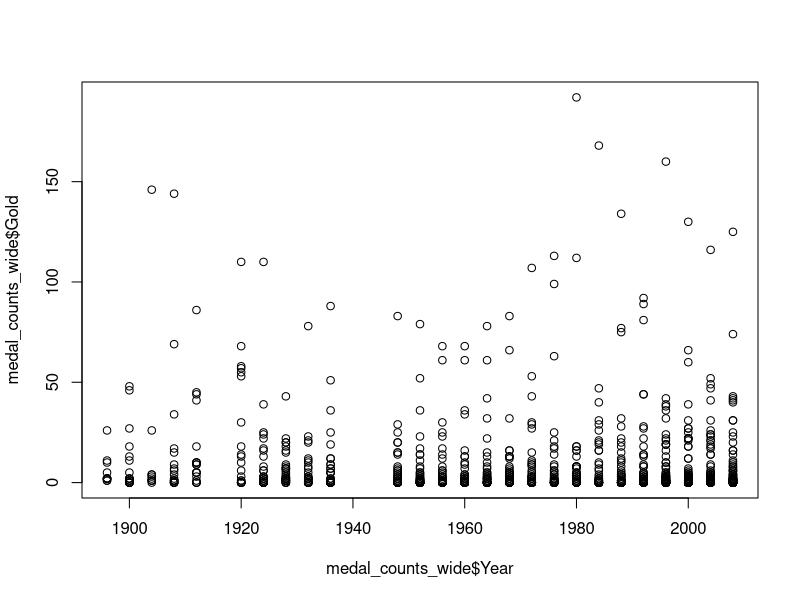
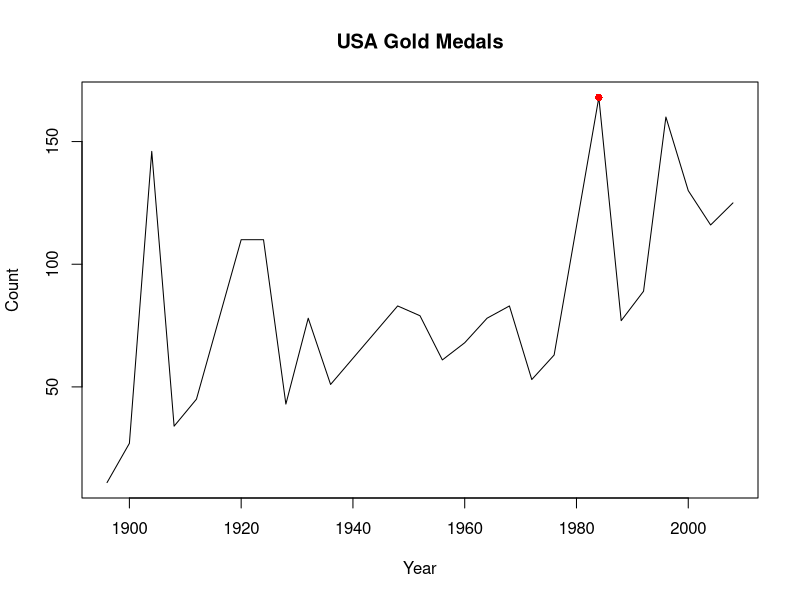
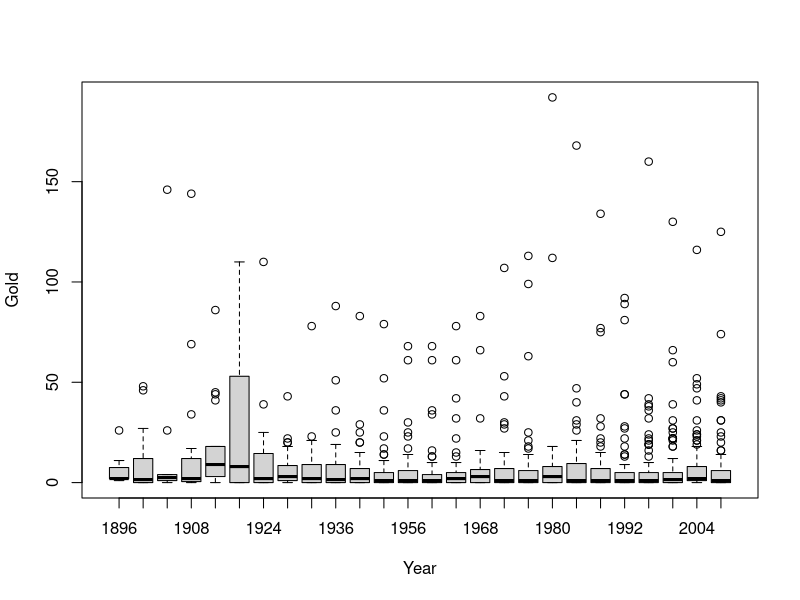
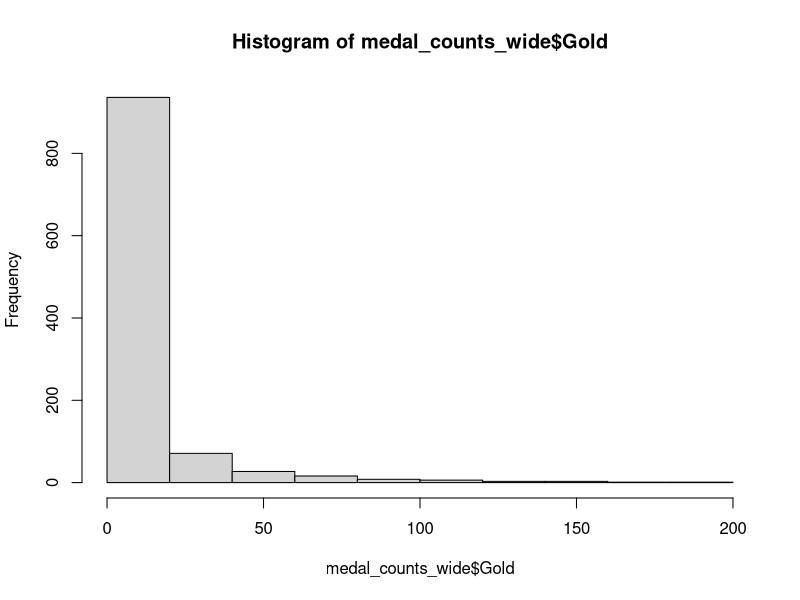
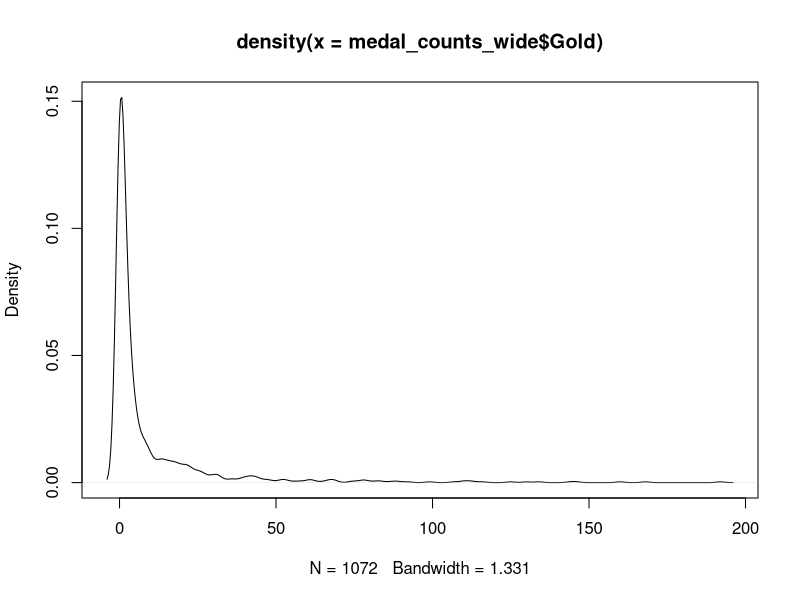
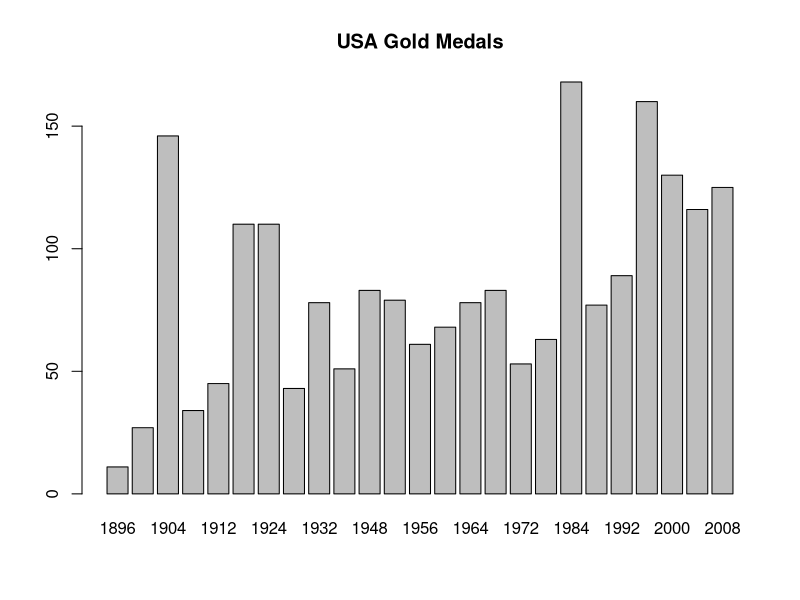
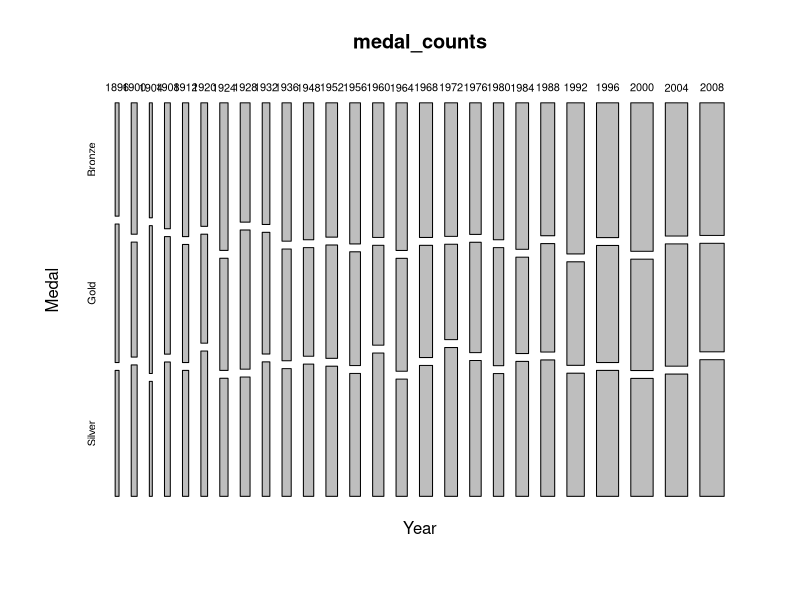
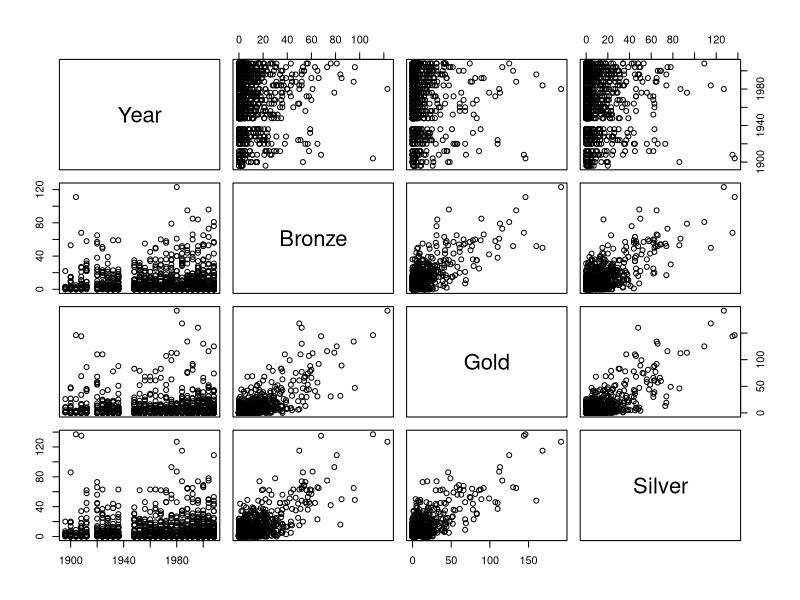

Reproduce these figures in R, in order. (Note: this script raises an error after producing the figures.)
## ---- chunk 1
# include any code here you don't want to show up in the document,
# e.g. package and dataset loading
library(dplyr)
library(tidyr)
library(ggplot2)
library(gridExtra)
library(reshape2)
if(!('modules' %in% unlist(strsplit(getwd(), split = '/')))) setwd('modules')
medals <- read.csv(file.path('..', 'data', 'all_medalists.csv'),
                   stringsAsFactors = FALSE)
## ---- chunk 2
head(medals)
# dplyr and tidyr refresher
medal_counts <- medals %>%
  group_by(Medal, Year, NOC) %>%
  summarise(count = n())
head(medal_counts)
## ---- chunk 3
medal_counts_wide <- medal_counts %>% spread(key = Medal, value = count) %>%
  ungroup() %>%
  mutate(Bronze = ifelse(is.na(Bronze), 0, Bronze)) %>%
  mutate(Silver = ifelse(is.na(Silver), 0, Silver)) %>%
  mutate(Gold = ifelse(is.na(Gold), 0, Gold))
head(medal_counts_wide)
## ---- chunk 4
usa_gold_medals <-  medal_counts %>%
  filter(Medal == "Gold") %>%
  filter(NOC == "USA")
## ---- chunk 5
plot(medal_counts_wide$Year, medal_counts_wide$Gold) # Basic
plot(usa_gold_medals$Year, usa_gold_medals$count, type = "l",
     main = "USA Gold Medals",
     xlab = "Year", ylab = "Count") # with updated parameters
points(x = 1984, y = usa_gold_medals$count[usa_gold_medals$Year == 1984],
       col = "red", pch = 16)
## ---- chunk 6
boxplot(Gold~Year, data = medal_counts_wide)
hist(medal_counts_wide$Gold)
plot(density(medal_counts_wide$Gold))
barplot(usa_gold_medals$count, width = 4, names.arg = usa_gold_medals$Year,
                               main = "USA Gold Medals")
mosaicplot(Year~Medal, medal_counts)
## ---- chunk 7
medal_lm <- lm(Gold ~ Bronze + Silver, data = medal_counts_wide)

# Calls plotting method for class of the dataset ("data.frame")
plot(medal_counts_wide %>% select(-NOC))

# Calls plotting method for class of medal_lm object ("lm"), print first two plots only
plot(medal_lm, which=1:2)
## ---- chunk 8
p <- ggplot(data = medal_counts_wide, aes(x = Year, y = Gold)) +
                 geom_point(color = "gold")
p
p + geom_point(aes(x = Year, y = Silver), color = "gray") + ylab("Medals")
## ---- chunk 9
ggplot(medal_counts_wide, aes(x = Year, y = Gold)) + geom_point() +
                          ggtitle("Gold Medal Counts")
ggplot(usa_gold_medals, aes(x = Year, y = count)) + geom_line() +
                        ggtitle("USA Gold Medals")

# Boxplots
ggplot(medal_counts_wide, aes(x = factor(Year), y = Gold)) +
                          geom_boxplot() + ggtitle("Gold Medal Counts")
# Histogram
ggplot(medal_counts_wide, aes(x = Gold)) + geom_histogram() +
                          ggtitle("Gold Medal Counts")
# Density plot
ggplot(medal_counts_wide, aes(x = Gold)) + geom_density() +
                          ggtitle("Gold Medal Counts")
# Bar chart
ggplot(usa_gold_medals, aes(x = Year, y = count)) + geom_bar(stat = "identity")
## ---- chunk 10
# This combines the subsetting and plotting into one step
medal_counts %>%
  filter(Medal == "Gold") %>%
  filter(NOC == "USA") %>%
  ggplot(aes(x = Year, y = count)) + geom_line()
## ---- chunk 11
usa_all_medals <- medal_counts %>%
  filter(NOC == "USA")

# ggplot2 call
ggplot(data = usa_all_medals, aes(x = Year, y = count)) +
            geom_line(aes(color = Medal))
## ---- chunk 12
usa_all_medals_untidy <- medal_counts_wide %>%
  filter(NOC == "USA")

# Base graphics call
plot(usa_all_medals_untidy$Year, usa_all_medals_untidy$Gold, col = "green",
                                 type = "l")
lines(usa_all_medals_untidy$Year, usa_all_medals_untidy$Silver, col = "blue")
lines(usa_all_medals_untidy$Year, usa_all_medals_untidy$Bronze, col = "red")
legend("right", legend = c("Gold", "Silver", "Bronze"),
                fill = c("green", "blue", "red"))
## ---- chunk 13
ggplot(data = usa_gold_medals, aes(x = count)) + geom_density() # ggplot2
## ---- chunk 14
ggplot(data = usa_gold_medals, aes(x = Year, y = count)) + geom_point() # ggplot2
## ---- chunk 15
ggplot(data = usa_gold_medals, aes(x = Year, y = count)) + geom_line() # ggplot2
## ---- chunk 16
# Create a dataframe of median number of gold medals by country
# note that the conversion to 'double' is because the median
# calculation had an error with 'count' is stored as integer
median_gold_medals <- medal_counts %>%
  filter(Medal == "Gold") %>%
  mutate(count = as.double(count)) %>%
  group_by(NOC) %>%
  summarise(med = median(count))

ggplot(data = median_gold_medals[1:15, ], aes(x = NOC, y = med)) +
            geom_bar(stat="identity") # ggplot2
## ---- chunk 17
# Notice that here, you must explicitly convert numeric years to factors
ggplot(data = medal_counts_wide, aes(x = factor(Year), y = Gold)) +
            geom_boxplot() # ggplot2
## ---- chunk 18
# Subset the data to North America countries for easier viewing
northern_hem <- medal_counts_wide %>%
  filter(NOC %in% c("USA",
                           "CAN", # Canada
                           "CUB", # Cuba
                           "MEX")) # Mexico

ggplot(data = northern_hem, aes(x = Year, y = Gold)) + geom_point() +
            facet_wrap(~NOC) # ggplot2
## ---- chunk 19
data(volcano) # Load volcano contour data
volcano[1:10, 1:10] # Examine volcano dataset (first 10 rows and columns)
volcano3d <- melt(volcano) # Use reshape2 package to melt the data into tidy form
head(volcano3d) # Examine volcano3d dataset (head)
names(volcano3d) <- c("xvar", "yvar", "zvar") # Rename volcano3d columns

ggplot(data = volcano3d, aes(x = xvar, y = yvar, z = zvar)) +
            geom_contour() # ggplot2
## ---- chunk 20
ggplot(data = volcano3d, aes(x = xvar, y = yvar, z = zvar)) +
            geom_tile(aes(fill = zvar)) # ggplot2
## ---- chunk 21
ggplot(data = usa_all_medals, aes(x = Year, y = count)) +
            geom_line(aes(color = Medal))
## ---- chunk 22
ggplot(data = usa_all_medals, aes(x = Year, y = count)) +
            geom_point(color = Medal)
ggplot(data = usa_all_medals, aes(x = Year, y = count)) +
            geom_point(color = "Medal")
ggplot(data = usa_all_medals, aes(x = Year, y = count)) +
            geom_point(color = "red")
## ---- chunk 23
ggplot(data = northern_hem, aes(x = Year, y = Gold)) +
            geom_line(aes(linetype = NOC))
ggplot(data = northern_hem, aes(x = Year, y = Gold)) +
            geom_point(aes(shape = NOC, color = NOC))
## ---- chunk 24
ggplot(data = northern_hem, aes(x = Year, y = Silver)) +
            geom_point(aes(color = Gold))
ggplot(data = northern_hem, aes(x = Year, y = Silver)) +
            geom_point(aes(size = Gold))
## ---- chunk 25
ggplot(data = northern_hem, aes(x = Year, y = Silver)) +
            geom_point(aes(size = Gold, color = NOC))
## ---- chunk 26
ggplot(data = usa_gold_medals, aes(x = Year, y = count)) + geom_point() +
  xlab(label = "Year") +
  ylab(label = "Number of Gold Medals Won") +
  ggtitle(label = "Cool Graph") # ggplot2
## ---- chunk 27
ggplot(data = usa_gold_medals, aes(x = Year, y = count)) +
            geom_point() # ggplot2
ggplot(data = usa_gold_medals, aes(x = Year, y = count)) +
            geom_point(size=3) # ggplot2
ggplot(data = usa_gold_medals, aes(x = Year, y = count)) +
            geom_point(size=1) # ggplot2
## ---- chunk 28
ggplot(data = usa_gold_medals, aes(x = Year, y = count)) +
            geom_point(color = colors()[11]) # ggplot2
ggplot(data = usa_gold_medals, aes(x = Year, y = count)) +
            geom_point(color = "red") # ggplot2
## ---- chunk 29
ggplot(data = usa_gold_medals, aes(x = Year, y = count)) +
            geom_point(shape = 3) # ggplot2
ggplot(data = usa_gold_medals, aes(x = Year, y = count)) +
            geom_point(shape = "w") # ggplot2
ggplot(data = usa_gold_medals, aes(x = Year, y = count)) +
            geom_point(shape = "$", size=5) # ggplot2
## ---- chunk 30
ggplot(data = usa_gold_medals, aes(x = Year, y = count)) +
            geom_line(linetype = 1) # ggplot2
ggplot(data = usa_gold_medals, aes(x = Year, y = count)) +
            geom_line(linetype = 2) # ggplot2
ggplot(data = usa_gold_medals, aes(x = Year, y = count)) +
            geom_line(linetype = 5, size = 2) # ggplot2
## ---- chunk 31
ggplot(data = usa_gold_medals, aes(x = Year, y = count)) + geom_point()

# Add linear model (lm) smoother
ggplot(data = usa_gold_medals, aes(x = Year, y = count)) + geom_point() +
  geom_smooth(method = "lm")

# Add local linear model (loess) smoother, span of 0.75 (more smoothed)
ggplot(data = usa_gold_medals, aes(x = Year, y = count)) + geom_point() +
  geom_smooth(method = "loess", span = .75)

# Add local linear model (loess) smoother, span of 0.25 (less smoothed)
ggplot(data = usa_gold_medals, aes(x = Year, y = count)) + geom_point() +
  geom_smooth(method = "loess", span = .25)

# Add linear model (lm) smoother, no standard error shading
ggplot(data = usa_gold_medals, aes(x = Year, y = count)) + geom_point() +
  geom_smooth(method = "lm", se = FALSE)

# Add local linear model (loess) smoother, no standard error shading
ggplot(data = usa_gold_medals, aes(x = Year, y = count)) + geom_point() +
  geom_smooth(method = "loess", se = FALSE)

# Add a local linear (loess) smoother for each medal, no standard error shading
ggplot(data = usa_all_medals, aes(x = Year, y = count)) +
  geom_point(aes(color = Medal)) +
  geom_smooth(aes(color = Medal), method = "loess", se = FALSE)
## ---- chunk 32
# Initialize gridExtra library
library(gridExtra)

# Create 3 plots to combine in a table
plot1 <- ggplot(data = medal_counts_wide, aes(x = Year, y = Gold)) +
  geom_point(color = "gold") +
  geom_point(aes(x = Year, y = Silver), color = "gray") +
  geom_point(aes(x = Year, y = Bronze), color = "brown") +
  ylab("Medals")
plot2 <- ggplot(data = usa_all_medals, aes(x = Year, y = count)) +
      geom_line(aes(color = Medal))
plot3 <- ggplot(data = northern_hem, aes(x = Year, y = Gold)) +
      geom_line(aes(linetype = NOC))


# Call grid.arrange
grid.arrange(plot1, plot2, plot3, nrow=3, ncol = 1)
## ---- chunk 33
# Install and initialize patchwork library
#devtools::install_github("thomasp85/patchwork")
library(patchwork)

# Create 3 plots to combine in a table
plot1 <- ggplot(data = medal_counts_wide, aes(x = Year, y = Gold)) +
  geom_point(color = "gold") +
  geom_point(aes(x = Year, y = Silver), color = "gray") +
  geom_point(aes(x = Year, y = Bronze), color = "brown") +
  ylab("Medals")
plot2 <- ggplot(data = usa_all_medals, aes(x = Year, y = count)) +
      geom_line(aes(color = Medal))
plot3 <- ggplot(data = northern_hem, aes(x = Year, y = Gold)) +
      geom_line(aes(linetype = NOC))


# use the patchwork operators
# stack plots horizontally
plot1 + plot2 + plot3

# stack plots vertically
plot1 / plot2 / plot3

# side-by-side plots with third plot below
(plot1 | plot2) / plot3

# side-by-side plots with a space in between, and a third plot below
(plot1 | plot_spacer() | plot2) / plot3

# stack plots vertically and alter with a single "gg_theme"
(plot1 / plot2 / plot3) & theme_bw()
